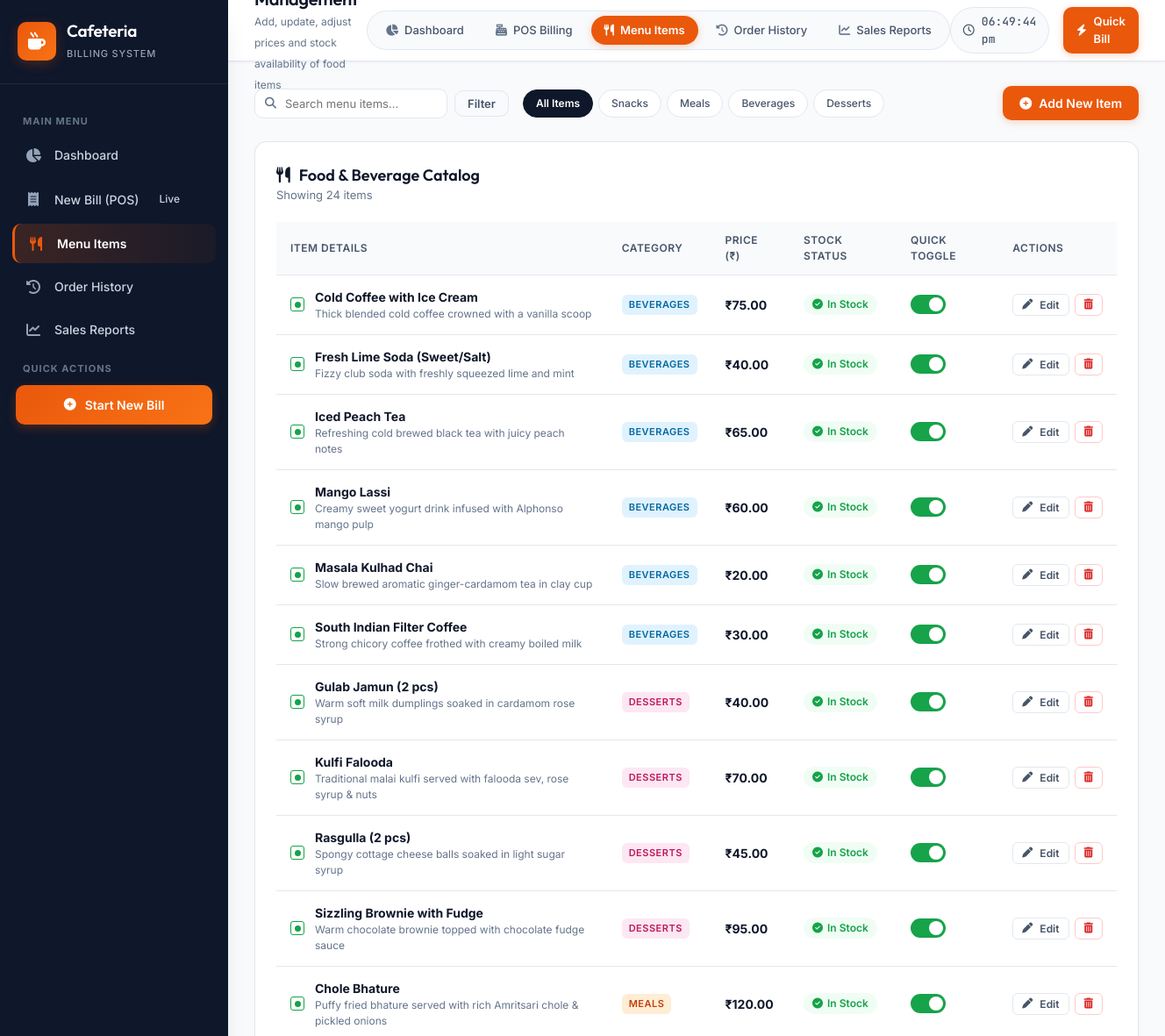
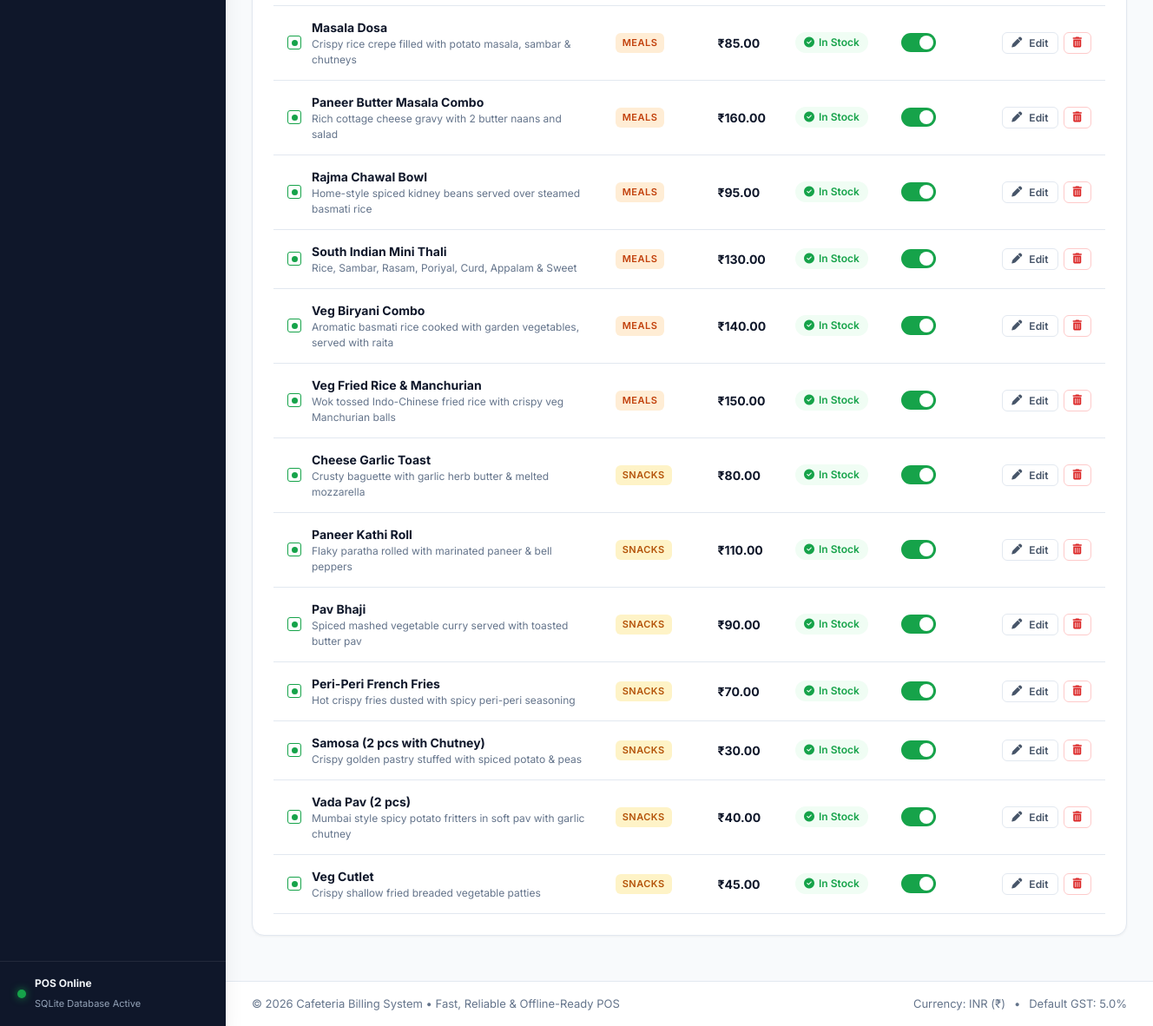
The page /menu on the database its author committed (2 pictures, top to bottom).
### tables this page shows
CREATE TABLE menu_items (
            id INTEGER PRIMARY KEY AUTOINCREMENT,
            name TEXT NOT NULL,
            category TEXT NOT NULL,
            price REAL NOT NULL,
            is_available INTEGER NOT NULL DEFAULT 1,
            description TEXT DEFAULT '',
            created_at TIMESTAMP DEFAULT CURRENT_TIMESTAMP
        );

### app.py (the view)
@app.route('/menu')
def menu_page():
    category = request.args.get('category', 'all')
    search = request.args.get('search', '')
    menu_items = database.get_menu_items(category=category, search=search)
    all_items = database.get_menu_items()
    categories = sorted(list(set(item['category'] for item in all_items)))
    return render_template('menu.html', menu_items=menu_items, categories=categories,
                           current_category=category, search_query=search, active_page='menu')

### app.py (called while the page is built)
@app.after_request
def add_cache_headers(response):
    response.headers['Cache-Control'] = 'no-store, no-cache, must-revalidate, max-age=0'
    response.headers['Pragma'] = 'no-cache'
    response.headers['Expires'] = '0'
    return response

@app.template_filter('currency')
def currency_filter(value):
    try:
        val = float(value)
        return f"₹{val:,.2f}"
    except (ValueError, TypeError):
        return f"₹{value}"

### database.py (called while the page is built)
def get_db_path():
    base_dir = os.path.dirname(os.path.abspath(__file__))
    return os.path.join(base_dir, DB_NAME)

def get_db():
    conn = sqlite3.connect(get_db_path())
    conn.row_factory = sqlite3.Row
    conn.execute("PRAGMA foreign_keys = ON")
    return conn

def get_menu_items(category=None, search=None, only_available=False):
    conn = get_db()
    cursor = conn.cursor()
    query = "SELECT * FROM menu_items WHERE 1=1"
    params = []
    if category and category.lower() != 'all':
        query += " AND category = ?"
        params.append(category)
    if search:
        query += " AND (name LIKE ? OR description LIKE ?)"
        wildcard = f"%{search}%"
        params.extend([wildcard, wildcard])
    if only_available:
        query += " AND is_available = 1"
    query += " ORDER BY category ASC, name ASC"
    cursor.execute(query, params)
    items = [dict(row) for row in cursor.fetchall()]
    conn.close()
    return items

### templates/menu.html (shortened to what this page needs)
{% extends 'base.html' %}
{% block breadcrumb %}Add, update, adjust prices and stock availability of food items{% endblock %}
{% block content %}
<div class="menu-management-page">
    <div class="management-toolbar">
        <div class="toolbar-left">
            <form action="{{ url_for('menu_page') }}" method="GET" class="filter-form">
                <div class="search-input-wrap">
                    <i class="fa-solid fa-magnifying-glass"></i>
                    <input type="text" name="search" value="{{ search_query }}" placeholder="Search menu items..." autocomplete="off">
                </div>
                <button type="submit" class="btn btn-sm btn-outline">Filter</button>
            </form>
            <div class="category-filter-pills">
                <a href="{{ url_for('menu_page', category='all', search=search_query) }}"
                   class="pill-filter {% if not current_category or current_category == 'all' %}active{% endif %}">
                    All Items
                </a>
                {% for cat in ['Snacks', 'Meals', 'Beverages', 'Desserts'] %}
                    <a href="{{ url_for('menu_page', category=cat, search=search_query) }}"
                       class="pill-filter {% if current_category == cat %}active{% endif %}">
                        {{ cat }}
                    </a>
                {% endfor %}
            </div>
        </div>
        <div class="toolbar-right">
            <button type="button" class="btn btn-primary" onclick="menuApp.openAddModal()">
                <i class="fa-solid fa-plus-circle"></i> Add New Item
            </button>
        </div>
    </div>
    <div class="content-card">
        <div class="card-header-flex">
            <div class="header-titles">
                <h3><i class="fa-solid fa-utensils"></i> Food & Beverage Catalog</h3>
                <p>Showing {{ menu_items | length }} items</p>
            </div>
        </div>
        <div class="table-responsive">
            <table class="data-table">
                <thead>
                    <tr>
                        <th>Item Details</th>
                        <th>Category</th>
                        <th>Price (₹)</th>
                        <th>Stock Status</th>
                        <th>Quick Toggle</th>
                        <th class="text-right">Actions</th>
                    </tr>
                </thead>
                <tbody>
                    {% if menu_items %}
                        {% for item in menu_items %}
                            <tr id="menuRow-{{ item.id }}">
                                <td>
                                    <div class="menu-item-cell">
                                        <div class="diet-icon veg-icon">
                                            <span class="diet-dot"></span>
                                        </div>
                                        <div class="item-text">
                                            <strong class="item-title">{{ item.name }}</strong>
                                            {% if item.description %}
                                                <small class="item-description-text">{{ item.description }}</small>
                                            {% endif %}
                                        </div>
                                    </div>
                                </td>
                                <td>
                                    <span class="category-badge category-{{ item.category | lower }}">
                                        {{ item.category }}
                                    </span>
                                </td>
                                <td>
                                    <strong class="item-price-tag">{{ item.price | currency }}</strong>
                                </td>
                                <td>
                                    <span class="stock-status-badge {% if item.is_available == 1 %}stock-in{% else %}stock-out{% endif %}" id="stockBadge-{{ item.id }}">
                                        {% if item.is_available == 1 %}
                                            <i class="fa-solid fa-circle-check"></i> In Stock
                                        {% else %}
                                            <i class="fa-solid fa-circle-xmark"></i> Out of Stock
                                        {% endif %}
                                    </span>
                                </td>
                                <td>
                                    <label class="switch-toggle" title="Click to toggle availability">
                                        <span class="slider"></span>
                                    </label>
                                </td>
                                <td class="text-right">
                                    <div class="action-buttons-group">
                                        <button type="button" class="btn btn-xs btn-outline"
                                                onclick="menuApp.openEditModal({{ item.id }}, '{{ item.name }}', '{{ item.category }}', {{ item.price }}, {{ item.is_available }}, '{{ item.description }}')"
                                                title="Edit Item">
                                            <i class="fa-solid fa-pen"></i> Edit
                                        </button>
                                        <button type="button" class="btn btn-xs btn-danger-outline"
                                                onclick="menuApp.confirmDelete({{ item.id }}, '{{ item.name }}')"
                                                title="Delete Item">
                                            <i class="fa-solid fa-trash-can"></i>
                                        </button>
                                    </div>
                                </td>
                            </tr>
                        {% endfor %}
                    {% endif %}
                </tbody>
            </table>
        </div>
    </div>
</div>
{% endblock %}

### rows shown on the page
menu_items: name "Cold Coffee with Ice Cream", description "Thick blended cold coffee crowned with a vanilla scoop", category "BEVERAGES", price "₹75.00", is_available 1 (drawn)
menu_items: name "Fresh Lime Soda (Sweet/Salt)", description "Fizzy club soda with freshly squeezed lime and mint", category "BEVERAGES", price "₹40.00", is_available 1 (drawn)
menu_items: name "Iced Peach Tea", description "Refreshing cold brewed black tea with juicy peach notes", category "BEVERAGES", price "₹65.00", is_available 1 (drawn)
menu_items: name "Mango Lassi", description "Creamy sweet yogurt drink infused with Alphonso mango pulp", category "BEVERAGES", price "₹60.00", is_available 1 (drawn)
menu_items: name "Masala Kulhad Chai", description "Slow brewed aromatic ginger-cardamom tea in clay cup", category "BEVERAGES", price "₹20.00", is_available 1 (drawn)
menu_items: name "South Indian Filter Coffee", description "Strong chicory coffee frothed with creamy boiled milk", category "BEVERAGES", price "₹30.00", is_available 1 (drawn)
menu_items: name "Gulab Jamun (2 pcs)", description "Warm soft milk dumplings soaked in cardamom rose syrup", category "DESSERTS", price "₹40.00", is_available 1 (drawn)
menu_items: name "Kulfi Falooda", description "Traditional malai kulfi served with falooda sev, rose syrup & nuts", category "DESSERTS", price "₹70.00", is_available 1 (drawn)
menu_items: name "Rasgulla (2 pcs)", description "Spongy cottage cheese balls soaked in light sugar syrup", category "DESSERTS", price "₹45.00", is_available 1 (drawn)
menu_items: name "Sizzling Brownie with Fudge", description "Warm chocolate brownie topped with chocolate fudge sauce", category "DESSERTS", price "₹95.00", is_available 1 (drawn)
menu_items: name "Chole Bhature", description "Puffy fried bhature served with rich Amritsari chole & pickled onions", category "MEALS", price "₹120.00", is_available 1 (drawn)
menu_items: name "Masala Dosa", description "Crispy rice crepe filled with potato masala, sambar & chutneys", category "MEALS", price "₹85.00", is_available 1 (drawn)
menu_items: name "Paneer Butter Masala Combo", description "Rich cottage cheese gravy with 2 butter naans and salad", category "MEALS", price "₹160.00", is_available 1 (drawn)
menu_items: name "Rajma Chawal Bowl", description "Home-style spiced kidney beans served over steamed basmati rice", category "MEALS", price "₹95.00", is_available 1 (drawn)
menu_items: name "South Indian Mini Thali", description "Rice, Sambar, Rasam, Poriyal, Curd, Appalam & Sweet", category "MEALS", price "₹130.00", is_available 1 (drawn)
menu_items: name "Veg Biryani Combo", description "Aromatic basmati rice cooked with garden vegetables, served with raita", category "MEALS", price "₹140.00", is_available 1 (drawn)
menu_items: name "Veg Fried Rice & Manchurian", description "Wok tossed Indo-Chinese fried rice with crispy veg Manchurian balls", category "MEALS", price "₹150.00", is_available 1 (drawn)
menu_items: name "Cheese Garlic Toast", description "Crusty baguette with garlic herb butter & melted mozzarella", category "SNACKS", price "₹80.00", is_available 1 (drawn)
menu_items: name "Paneer Kathi Roll", description "Flaky paratha rolled with marinated paneer & bell peppers", category "SNACKS", price "₹110.00", is_available 1 (drawn)
menu_items: name "Pav Bhaji", description "Spiced mashed vegetable curry served with toasted butter pav", category "SNACKS", price "₹90.00", is_available 1 (drawn)
menu_items: name "Peri-Peri French Fries", description "Hot crispy fries dusted with spicy peri-peri seasoning", category "SNACKS", price "₹70.00", is_available 1 (drawn)
menu_items: name "Samosa (2 pcs with Chutney)", description "Crispy golden pastry stuffed with spiced potato & peas", category "SNACKS", price "₹30.00", is_available 1 (drawn)
menu_items: name "Vada Pav (2 pcs)", description "Mumbai style spicy potato fritters in soft pav with garlic chutney", category "SNACKS", price "₹40.00", is_available 1 (drawn)
menu_items: name "Veg Cutlet", description "Crispy shallow fried breaded vegetable patties", category "SNACKS", price "₹45.00", is_available 1 (drawn)

### other values the page prints
{{ cat }} "Snacks" "Meals" "Beverages" "Desserts"
{{ menu_items | length }} "24"
